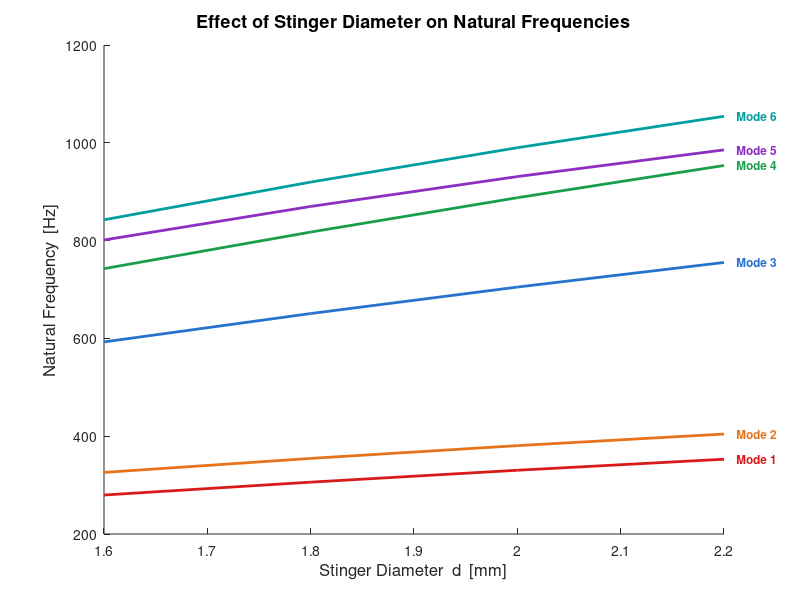

Write the MATLAB code that produced this figure. (Note: this script raises an error after producing the figure.)
% =========================================================================
% MODAL ANALYSIS PARAMETRIC STUDY PLOTS
% RWA Measurement Device — Stinger Geometry Study
% =========================================================================

clc; clear; close all;

%% DATA

% Study 1: Diameter variation, L = 50mm fixed
diameters = [1.6, 1.8, 2.0, 2.2];
data_diam = [
    279.70, 325.89, 592.80, 742.66, 801.25, 842.54;
    306.03, 354.58, 650.84, 817.44, 869.83, 919.67;
    330.38, 380.70, 704.95, 887.71, 930.93, 989.97;
    352.93, 404.41, 755.31, 953.60, 985.51, 1054.2;
];

% Study 2: Both lengths varied equally, d = 2mm
lengths_both = [50, 52.5, 55, 75];
data_both = [
    330.38, 380.70, 704.95, 887.71, 930.93, 989.97;
    323.52, 373.89, 692.71, 869.40, 911.04, 969.86;
    316.95, 367.45, 681.25, 852.22, 892.17, 950.92;
    276.54, 326.04, 605.88, 743.81, 774.76, 831.66;
];

% Study 3: Axial length only, d = 2mm, L_rad = 50mm
L_axial_vals = [50, 80, 100];
data_axial = [
    330.38, 380.70, 704.95, 887.71, 930.93, 989.97;
    295.55, 336.51, 591.87, 761.69, 861.03, 876.84;
    277.42, 314.48, 540.77, 701.72, 810.36, 818.35;
];

%% SETTINGS

mode_labels = {'Mode 1','Mode 2','Mode 3','Mode 4','Mode 5','Mode 6'};
mode_colors = [
    0.85  0.10  0.10;
    0.90  0.45  0.10;
    0.15  0.45  0.80;
    0.10  0.62  0.30;
    0.55  0.18  0.75;
    0.00  0.62  0.62;
];
lw = 2.0;

%% STUDY 1 — DIAMETER

figure(1);
hold on;
for m = 1:6
    plot(diameters, data_diam(:,m), '-', ...
        'Color', mode_colors(m,:), 'LineWidth', lw);
end
% Line labels at right end
xr = diameters(end);
dx = (diameters(end)-diameters(1))*0.02;
for m = 1:6
    text(xr+dx, data_diam(end,m), mode_labels{m}, ...
        'Color', mode_colors(m,:), 'FontSize', 8.5, ...
        'FontWeight', 'bold', 'VerticalAlignment', 'middle');
end
xlabel('Stinger Diameter  d  [mm]', 'FontSize', 12);
ylabel('Natural Frequency  [Hz]', 'FontSize', 12);
title('Effect of Stinger Diameter on Natural Frequencies', ...
      'FontSize', 13, 'FontWeight', 'bold');
subtitle('L_{axial} = L_{radial} = 50 mm', 'FontSize', 10);
grid on; box on;
xlim([1.55 2.38]);
xticks(diameters);
xticklabels({'1.6','1.8','2.0','2.2'});
set(gca, 'FontSize', 10);

%% STUDY 2 — BOTH LENGTHS

figure(2);
hold on;
for m = 1:6
    plot(lengths_both, data_both(:,m), '-', ...
        'Color', mode_colors(m,:), 'LineWidth', lw);
end
xr = lengths_both(end);
dx = (lengths_both(end)-lengths_both(1))*0.02;
for m = 1:6
    text(xr+dx, data_both(end,m), mode_labels{m}, ...
        'Color', mode_colors(m,:), 'FontSize', 8.5, ...
        'FontWeight', 'bold', 'VerticalAlignment', 'middle');
end
xlabel('Stinger Length  L  [mm]  (L_{axial} = L_{radial})', 'FontSize', 12);
ylabel('Natural Frequency  [Hz]', 'FontSize', 12);
title('Effect of Equal Length Variation on Natural Frequencies', ...
      'FontSize', 13, 'FontWeight', 'bold');
subtitle('d = 2.0 mm', 'FontSize', 10);
grid on; box on;
xlim([49 83]);
xticks(lengths_both);
xticklabels({'50','52.5','55','75'});
set(gca, 'FontSize', 10);

%% STUDY 3 — AXIAL LENGTH ONLY

figure(3);
hold on;
for m = 1:6
    plot(L_axial_vals, data_axial(:,m), '-', ...
        'Color', mode_colors(m,:), 'LineWidth', lw);
end
xr = L_axial_vals(end);
dx = (L_axial_vals(end)-L_axial_vals(1))*0.02;
for m = 1:6
    text(xr+dx, data_axial(end,m), mode_labels{m}, ...
        'Color', mode_colors(m,:), 'FontSize', 8.5, ...
        'FontWeight', 'bold', 'VerticalAlignment', 'middle');
end
xlabel('Axial Stinger Length  L_{axial}  [mm]', 'FontSize', 12);
ylabel('Natural Frequency  [Hz]', 'FontSize', 12);
title('Effect of Axial Stinger Length on Natural Frequencies', ...
      'FontSize', 13, 'FontWeight', 'bold');
subtitle('d = 2.0 mm,  L_{radial} = 50 mm fixed', 'FontSize', 10);
grid on; box on;
xlim([48 108]);
xticks(L_axial_vals);
xticklabels({'50','80','100'});
set(gca, 'FontSize', 10);
